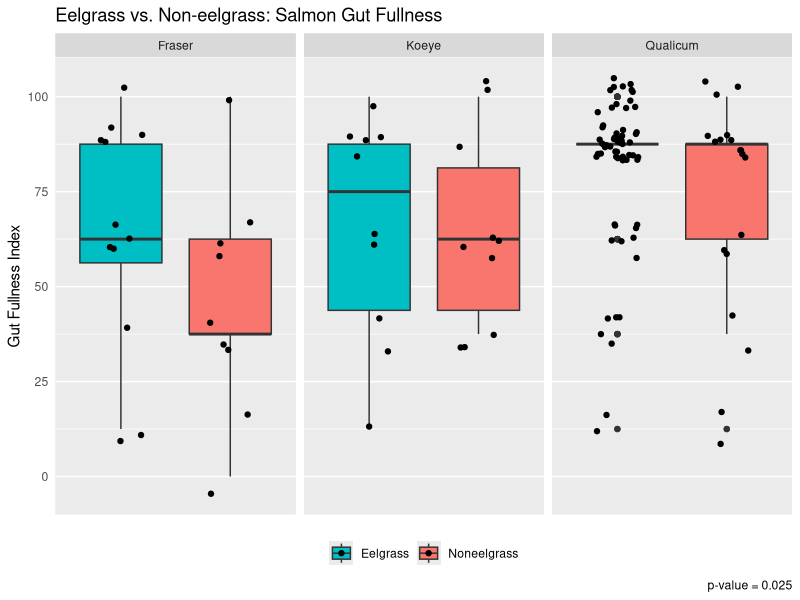
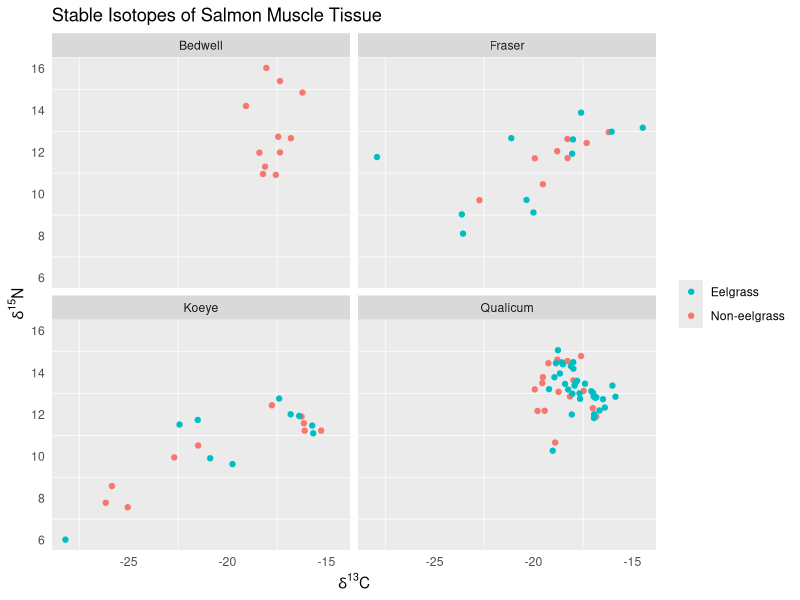

Here is the R script that generated these plots, in order: (Note: this script raises an error after producing the figures.)
#EEEEELGRAAAAASS PROOOOOJEEEEECT

setwd("~/Desktop")
#so it knows where to find my gosh darn files! :)

eelgrass <- read.csv(file="eel.csv", stringsAsFactors=FALSE, strip.white=TRUE, na.strings=c("NA",""))
#upload a simple version of raw data file

library(tidyverse)
#load library for ggplot and whatnot

eel <- mutate(eelgrass, Eelsite = paste(Site, Eelgrass, sep = " "))
#make a variable with both site and habitat, separated by a space

#first we'll work with the gut fullness aspect ~

eel$GFI[which(eel$GFI == "0-25")] <- "0-25%"
#fixing a typo, oopsie!

eel$GFI[which(eel$GFI == "0%")] <- "0"
eel$GFI[which(eel$GFI == "0-25%")] <- "12.5"
eel$GFI[which(eel$GFI == "25-50%")] <- "37.5"
eel$GFI[which(eel$GFI == "50-75%")] <- "62.5"
eel$GFI[which(eel$GFI == "75-100%")] <- "87.5"
eel$GFI[which(eel$GFI == "100%")] <- "100"
#changing ranges to something measurable

eel$GFI <- as.numeric(eel$GFI)
#changing from character to numeric

eel$Eelgrass <- as.factor(eel$Eelgrass)
#changing to factor to reflect the two different "levels"

eel$Eelgrass <- factor(eel$Eelgrass, levels(eel$Eelgrass)[c(2, 1)])
#rearranging levels for the sake of the ggplot visuals

gut <- eel %>%
  group_by(ID) %>%
  summarize(GFI=first(GFI), Eelgrass=first(Eelgrass),
            Site=first(Site), Eelsite=first(Eelsite)) %>%
  filter(Site != "Bedwell")
#need to organize data by each fish not by each prey item per fish
#also want to leave out Bedwell since it is useless for comparing

#Gut Fullness Graph!
ggplot(gut, aes(x=Eelgrass, y=GFI, fill=Eelgrass))+ 
  geom_boxplot()+
  facet_wrap(~Site)+
  labs(y="Gut Fullness Index", x=NULL, caption="p-value = 0.025",
       title="Eelgrass vs. Non-eelgrass: Salmon Gut Fullness")+
  theme(axis.text.x=element_blank(), axis.ticks=element_blank(),
        legend.position = "bottom", legend.title = element_blank(),
        panel.grid.major.x = element_blank())+
  scale_x_discrete(limits=c("Eelgrass", "Noneelgrass")) +
  scale_fill_discrete(breaks=c("Eelgrass", "Noneelgrass"))+
  geom_jitter(width=0.2)
#this is the most I can do to modify this, ask for feedback...

#working on a t-test for GFI values (not including bedwell)
#y1 <- filter(gut, Eelgrass == "Eelgrass")
#ya <- as.vector(y1[["GFI"]])
#create first vector for eelgrass
#y2 <- filter(gut, Eelgrass == "Noneelgrass")
#yb <- as.vector(y2[["GFI"]])
#create second vector for noneelgrass
#yc <- length(ya)-length(yb)
#yd <- rep_len(NA, yc)
#have to have same sample sizes, difference calculated using length
#ye <- c(yb, yd)
#our completed noneelgrass vector with the right sample size
#t.test(ya, ye)
#results give p-value=0.02529, are able to reject null hypothesis!
#hash-tagged out because I don't need to keep running this code.

#switching it up to isotope work now ~

isotope <- read.csv(file="iso.csv", stringsAsFactors=FALSE, strip.white=TRUE, na.strings=c("NA",""))
#loading/reading isotope data in

iso <- mutate(isotope, Eelsite = paste(Site, Eelgrass, sep = " "))
#add variable w/eelgrass site just other dataframe (necessary tho?)

iso$Eelgrass <- as.factor(iso$Eelgrass)
#changing to factor to reflect the two different "levels"

iso$Eelgrass <- factor(iso$Eelgrass, levels(iso$Eelgrass)[c(2, 1)])
#rearranging levels for the sake of the ggplot visuals

#Isotope Graph!
ggplot(iso, aes(carb, nitro))+
  geom_point(aes(color=Eelgrass)) + facet_wrap(~ Site) +
  labs(x=expression(paste(delta^"13","C")),
       y=expression(paste(delta^"15","N")),
       title= "Stable Isotopes of Salmon Muscle Tissue")+
  theme(axis.ticks=element_blank(), legend.title=element_blank(),
        panel.grid.major = element_blank())+
  guides(color = guide_legend(reverse = TRUE))
#A beautiful scatterplot plot with all the right features (finally)

#working on diet data now, to graph abundance and whatnot! ~

eel$Group <- as.factor(eel$Group)
#changing to factor to reflect the different "levels" of prey items

#replace groups since there's too many
eel$Group[which(eel$Group=="Arachnid")] <- "Insect"
eel$Group[which(eel$Group=="Crustacean")] <- "Arthropod"
eel$Group[which(eel$Group=="Caprellid")] <- "Amphipod"
eel$Group[which(eel$Group=="Corophiid")] <- "Amphipod"
eel$Group[which(eel$Group=="Hyperiid")] <- "Amphipod"
eel$Group[which(eel$Group=="Gammarid")] <- "Amphipod"
eel$Group[which(eel$Group=="Calanoid")] <- "Copepod"
eel$Group[which(eel$Group=="Harpacticoid")] <- "Copepod"
eel$Group[which(eel$Group=="Cyclopoid/Poecilostomatoid")] <- "Copepod"
eel$Group[which(eel$Group=="Malacostracan")] <- "Arthropod"
eel$Group <- as.character(eel$Group) #change to create new "level"
eel$Group[which(eel$Group=="Digested food")] <- "Digested/Other"
eel$Group[which(eel$Group=="Detritus")] <- "Digested/Other"
eel$Group[which(eel$Group=="Diatom")] <- "Digested/Other"
eel$Group[which(eel$Group=="Parasite")] <- "Digested/Other"
eel$Group[which(eel$Group=="Octopus")] <- "Digested/Other"
eel$Group[which(eel$Group=="Cyphonaut")] <- "Digested/Other"
eel$Group[which(eel$Group=="Bivalve")] <- "Digested/Other"
eel$Group[which(eel$Group=="Chaetognath")] <- "Digested/Other"
eel$Group[which(eel$Group=="Polychaete")] <- "Digested/Other"
eel$Group[which(eel$Group=="Pteropod")] <- "Digested/Other"
eel$Group[which(eel$Group=="Cnidarian")] <- "Digested/Other"
eel$Group[which(eel$Group=="Cumacean")] <- "Arthropod"
eel$Group[which(eel$Group=="Euphausiid")] <- "Arthropod"
eel$Group[which(eel$Group=="Isopod")] <- "Arthropod"
eel$Group[which(eel$Group=="Larvacean")] <- "Digested/Other"
eel$Group[which(eel$Group=="Mysid")] <- "Arthropod"
eel$Group[which(eel$Group=="Cladoceran")] <- "Arthropod"
eel$Group[which(eel$Group=="Ostracod")] <- "Arthropod"
#switching the class back and forth gets rid of empty levels
eel$Group <- as.factor(eel$Group)
eel$Group <- as.character(eel$Group)
eel$Group <- as.factor(eel$Group)
levels(eel$Group)
#there, it's more simple to work with now!

#group together prey so there's no repeated rows for multiple prey
filt <- filter(eel, Group=="Amphipod")
amph <- filt %>%
  group_by(filt$ID) %>%
  summarize(ID=first(ID), abd=sum(Abundance), bio=sum(Biomass), Group=first(Group),
            Eelsite=first(Eelsite), Eelgrass=first(Eelgrass), Site=first(Site)) %>%
  select(ID, abd, bio, Group, Eelsite, Eelgrass, Site)
#HOLY GUACAMOLE I THINK I GOT IT TO FINALLY WOOOOORK! FOR REAL THO!

filt <- filter(eel, Group=="Arthropod")
arth <- filt %>%
  group_by(filt$ID) %>%
  summarize(ID=first(ID), abd=sum(Abundance), bio=sum(Biomass), Group=first(Group),
            Eelsite=first(Eelsite), Eelgrass=first(Eelgrass), Site=first(Site)) %>%
  select(ID, abd, bio, Group, Eelsite, Eelgrass, Site)
#first amphipod then arthropod then repeat manually for each prey

filt <- filter(eel, Group=="Barnacle")
barn <- filt %>%
  group_by(filt$ID) %>%
  summarize(ID=first(ID), abd=sum(Abundance), bio=sum(Biomass), Group=first(Group),
            Eelsite=first(Eelsite), Eelgrass=first(Eelgrass), Site=first(Site)) %>%
  select(ID, abd, bio, Group, Eelsite, Eelgrass, Site)

filt <- filter(eel, Group=="Copepod")
cope <- filt %>%
  group_by(filt$ID) %>%
  summarize(ID=first(ID), abd=sum(Abundance), bio=sum(Biomass), Group=first(Group),
            Eelsite=first(Eelsite), Eelgrass=first(Eelgrass), Site=first(Site)) %>%
  select(ID, abd, bio, Group, Eelsite, Eelgrass, Site)

filt <- filter(eel, Group=="Decapod")
deca <- filt %>%
  group_by(filt$ID) %>%
  summarize(ID=first(ID), abd=sum(Abundance), bio=sum(Biomass), Group=first(Group),
            Eelsite=first(Eelsite), Eelgrass=first(Eelgrass), Site=first(Site)) %>%
  select(ID, abd, bio, Group, Eelsite, Eelgrass, Site) %>%
  print(head(deca))

filt <- filter(eel, Group=="Digested/Other")
digf <- filt %>%
  group_by(filt$ID) %>%
  summarize(ID=first(ID), abd=sum(Abundance), bio=sum(Biomass), Group=first(Group),
            Eelsite=first(Eelsite), Eelgrass=first(Eelgrass), Site=first(Site)) %>%
  select(ID, abd, bio, Group, Eelsite, Eelgrass, Site)

filt <- filter(eel, Group=="Fish")
fish <- filt %>%
  group_by(filt$ID) %>%
  summarize(ID=first(ID), abd=sum(Abundance), bio=sum(Biomass), Group=first(Group),
            Eelsite=first(Eelsite), Eelgrass=first(Eelgrass), Site=first(Site)) %>%
  select(ID, abd, bio, Group, Eelsite, Eelgrass, Site)

filt <- filter(eel, Group=="Insect")
inse <- filt %>%
  group_by(filt$ID) %>%
  summarize(ID=first(ID), abd=sum(Abundance), bio=sum(Biomass), Group=first(Group),
            Eelsite=first(Eelsite), Eelgrass=first(Eelgrass), Site=first(Site)) %>%
  select(ID, abd, bio, Group, Eelsite, Eelgrass, Site)

neweel <- rbind(amph, arth, barn, cope, deca, digf, fish, inse)
#my fabulous new dataframe with prey abd and biom grouped together!

str(neweel)
#just double checking that the data is as it should be

#Now... Have to take the ave. abundances for each region/habitat!
filt <- filter(neweel, Group=="Amphipod")
Amph <- filt %>%
  group_by(filt$Eelsite) %>%
  summarize(Eelsite=first(Eelsite), Abd=mean(abd), Bio=mean(bio),
            Group=first(Group),Eelgrass=first(Eelgrass), Site=first(Site)) %>%
  select(Eelsite, Abd, Bio, Group, Eelgrass, Site)
#copying the layout of the last transformation but for diff purpose

filt <- filter(neweel, Group=="Arthropod")
Arth <- filt %>%
  group_by(filt$Eelsite) %>%
  summarize(Eelsite=first(Eelsite), Abd=mean(abd), Bio=mean(bio),
            Group=first(Group),Eelgrass=first(Eelgrass), Site=first(Site)) %>%
  select(Eelsite, Abd, Bio, Group, Eelgrass, Site)
#first amphipod then arthropod then repeat manually for each prey

filt <- filter(neweel, Group=="Barnacle")
Barn <- filt %>%
  group_by(filt$Eelsite) %>%
  summarize(Eelsite=first(Eelsite), Abd=mean(abd), Bio=mean(bio),
            Group=first(Group),Eelgrass=first(Eelgrass), Site=first(Site)) %>%
  select(Eelsite, Abd, Bio, Group, Eelgrass, Site)

filt <- filter(neweel, Group=="Copepod")
Cope <- filt %>%
  group_by(filt$Eelsite) %>%
  summarize(Eelsite=first(Eelsite), Abd=mean(abd), Bio=mean(bio),
            Group=first(Group),Eelgrass=first(Eelgrass), Site=first(Site)) %>%
  select(Eelsite, Abd, Bio, Group, Eelgrass, Site)

filt <- filter(neweel, Group=="Decapod")
Deca <- filt %>%
  group_by(filt$Eelsite) %>%
  summarize(Eelsite=first(Eelsite), Abd=mean(abd), Bio=mean(bio),
            Group=first(Group),Eelgrass=first(Eelgrass), Site=first(Site)) %>%
  select(Eelsite, Abd, Bio, Group, Eelgrass, Site)

filt <- filter(neweel, Group=="Digested/Other")
Digf <- filt %>%
  group_by(filt$Eelsite) %>%
  summarize(Eelsite=first(Eelsite), Abd=mean(abd), Bio=mean(bio),
            Group=first(Group),Eelgrass=first(Eelgrass), Site=first(Site)) %>%
  select(Eelsite, Abd, Bio, Group, Eelgrass, Site)

filt <- filter(neweel, Group=="Fish")
Fish <- filt %>%
  group_by(filt$Eelsite) %>%
  summarize(Eelsite=first(Eelsite), Abd=mean(abd), Bio=mean(bio),
            Group=first(Group),Eelgrass=first(Eelgrass), Site=first(Site)) %>%
  select(Eelsite, Abd, Bio, Group, Eelgrass, Site)

filt <- filter(neweel, Group=="Insect")
Inse <- filt %>%
  group_by(filt$Eelsite) %>%
  summarize(Eelsite=first(Eelsite), Abd=mean(abd), Bio=mean(bio),
            Group=first(Group),Eelgrass=first(Eelgrass), Site=first(Site)) %>%
  select(Eelsite, Abd, Bio, Group, Eelgrass, Site)

eelgr <- rbind(Amph, Arth, Barn, Cope, Deca, Digf, Fish, Inse)
#my fabulous new dataframe with prey Abd and Biom averaged together

str(eelgr)
#making sure it all looks okay and it does! So now, graphing!

eelgr$Eelgrass <- factor(eelgr$Eelgrass, levels(eelgr$Eelgrass)[c(2, 1)])
#putting eelgrass before noneelgrass for this particular plot

eelgr$Eelsite <- as.factor(eelgr$Eelsite)
#rearranging levels for site and eelgrass

eelgr$Eelsite <- factor(eelgr$Eelsite, levels(eelgr$Eelsite)[c(5, 4, 3, 2, 1, 7, 6)])
#re-ordering levels to make it look nice for graphs!

#Raw Abundance Graph
eelgr %>%
  ggplot(aes(Eelsite, Abd))+
  geom_bar(aes(fill=Group), stat="identity")+
  theme(axis.text.x = element_text(angle=45, hjust=1),
        axis.ticks=element_blank(),
        panel.grid.major = element_blank())+
  coord_flip() +
  labs(title="Average Prey Abundance", x=NULL,
       y="Ave. Abundance (# of organisms)")+
  guides(fill=guide_legend(title="Prey Group"))
#looks amaze now

#Relative Abundance Graph (100% y scale)
ggplot(eelgr, aes(Eelsite, Abd)) +
  geom_bar(aes(fill=Group), position="fill", stat="identity")+
  theme(axis.ticks=element_blank(),
        panel.grid.major = element_blank())+
  coord_flip() +
  labs(title="Relative Prey Abundance", x=NULL, y=NULL)+
  guides(fill=guide_legend(title="Prey Group"))+
  scale_y_continuous(labels=scales::percent)

#Raw Biomass Graph
eelgr %>%
  ggplot(aes(Eelsite, Bio))+
  geom_bar(aes(fill=Group), stat="identity")+
  theme(axis.text.x = element_text(angle=45, hjust=1),
        axis.ticks=element_blank(),
        panel.grid.major = element_blank())+
  coord_flip() +
  labs(title="Average Prey Biomass", x=NULL,
       y="Ave. Biomass (Wet weight, mg)")+
  guides(fill=guide_legend(title="Prey Group"))

#Relative Biomass Graph
eelgr %>%
  ggplot(aes(Eelsite, Bio))+
  geom_bar(aes(fill=Group), position = "fill", stat = "identity")+
  theme(axis.ticks=element_blank(),
        panel.grid.major = element_blank())+
  coord_flip() +
  labs(title="Relative Prey Biomass", x=NULL, y=NULL)+
  guides(fill=guide_legend(title="Prey Group"))+
  scale_y_continuous(labels=scales::percent)
ggsave(file="RelB.pdf")
#still to do: group order? axis!

setwd("~/Eelgrass Project")
#in order to commit to Github and track saves and changes and etc!
